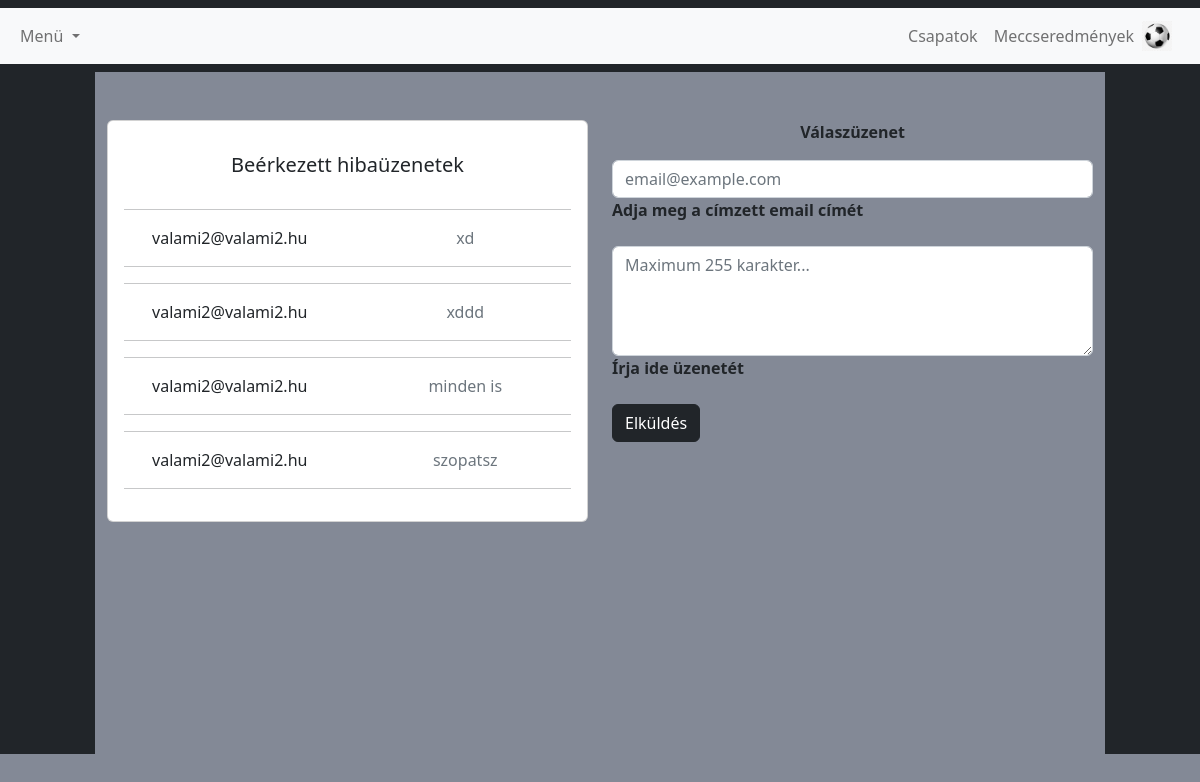
/admin_valasz.php (signed in), run on the app's committed database.
### tables this page shows
CREATE TABLE `uzenetek` (
  `id` int(11) NOT NULL,
  `uzenet` varchar(255) DEFAULT NULL,
  `felhasznaloi_nev` varchar(255) DEFAULT NULL,
  `email_cim` varchar(255) DEFAULT NULL
);

### admin_valasz.php (the view, shortened to what this page needs)
<?php require_once('header.php') ?>
<?php
$serverAddress = 'localhost';
$username = 'root';
$password = '';
$databaseName = 'football_projekt';
$connection = mysqli_connect($serverAddress, $username, $password, $databaseName);
?>
<div class="vl">
    <div class="container py-5">
        <div class="row">
            <?php
            if ($_SESSION['user']['admin'] == 1) {
                $sql = $connection->query('SELECT * FROM uzenetek');
                echo '<div class="col-6">
                    <div class="card mb-4">
                       <div class="card-body text-center">
                       <h5 class="my-3">Beérkezett hibaüzenetek</h5>
                 <div class="d-flex justify-content-center mb-2">
                                         </div>';
                while ($row = $sql->fetch_array()) {
                    echo '
                                                 <hr>
                                                 <div class="row">
                                                     <div class="col-sm-6">
                                                         <p class="mb-0">' . $row['email_cim'] . '</p>
                                                     </div>
                                                     <div class="col-sm-6">
                                                         <p class="text-muted mb-0">' . $row['uzenet'] . '</p>
                                                     </div>
                                                 </div>
                                                 <hr>';
                }
                echo ' </div>
                    </div>
                </div>';
            }
            ?>
            <div class="col-6">
                <div class="col mb-4">
                    <div class="card-body">
                        <p class="text-center"><b>Válaszüzenet</b></p>
                        <form method="POST" action="controllers/valasz_uzenet.php">
                            <div class="form-outline mb-3">
                                <input type="email" id="cimzett" name="cimzett" class="form-control" placeholder="email@example.com" />
                                <label class="form-label" for="cimzett"><b>Adja meg a címzett email címét</b></label>
                            </div>
                            <div class="form-outline mb-3">
                                <textarea class="form-control" id="uzenet" name="uzenet" rows="4" placeholder="Maximum 255 karakter..."></textarea>
                                <label class="form-label" for="uzenet"><b>Írja ide üzenetét</b></label>
                            </div>
                            <button type="submit" id="submit" name="submit" class="btn btn-dark btn-block mb-4">Elküldés</button>
                        </form>
                    </div>
                </div>
            </div>
        </div>
    </div>
</div>
<div class="vl"></div>
<?php require_once('footer.php') ?>

### admin_valasz.php (style rules this page uses)
.vl { border-left: 95px solid #212529; border-right: 95px solid #212529; height: 341px; }

### data on the page
uzenetek: email_cim "valami2@valami2.hu", uzenet "xd"
uzenetek: email_cim "valami2@valami2.hu", uzenet "xddd"
uzenetek: email_cim "valami2@valami2.hu", uzenet "minden is"
uzenetek: email_cim "valami2@valami2.hu", uzenet "szopatsz"
